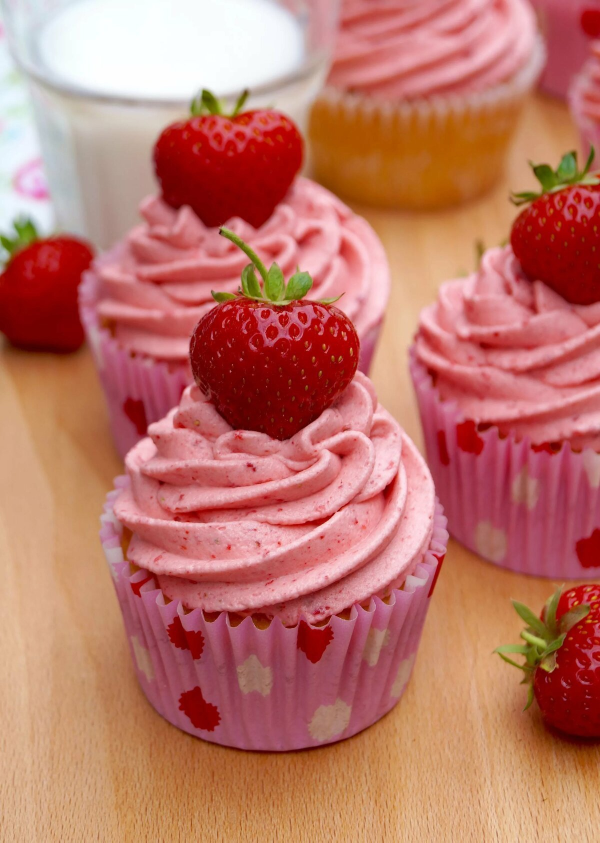
#> input picture lab5/images/strawberrycake.jpg, 1200 x 1685 px (shown at 1/2 size)
$ python lab5_Yur.py
#> lines starting #> are read from the running program, lines starting #| are printed output that depends on the picture; after the words box and inside, x2 and y2 are one past the last pixel; in counts of white or black regions, pixels touching at a corner belong together
# -*- coding: utf-8 -*-
"""
@author: Myata
"""


import sys
sys.path.append('../')
# %matplotlib inline
import matplotlib.pyplot as plt
import cv2 as cv
import numpy as np
from utility import util
from matplotlib import colors
from matplotlib.colors import hsv_to_rgb

"""Загружаем изображение. Преобразуем в модель RGB"""

image = cv.imread('images/strawberrycake.jpg')
#> image is the input picture: shape (1685, 1200, 3); mean B, G, R 104.2, 118, 189.3
image_rgb = cv.cvtColor(image, cv.COLOR_BGR2RGB)
image_hsv = cv.cvtColor(image_rgb, cv.COLOR_RGB2HSV)
#> image_hsv: shape (1685, 1200, 3); mean H, S, V 73.5, 131.6, 190.1
plt.imshow(image_rgb)
plt.show()

#Первый способ:
"""Создаём маску"""

lower_blue = np.array([0,245,100])
upper_blue = np.array([180,255,255])
#lo_square = np.full((10, 10, 3), lower_blue, dtype=np.uint8) / 255.0
#do_square = np.full((10, 10, 3), upper_blue, dtype=np.uint8) / 255.0
'''
plt.subplot(1, 2, 1)
plt.imshow(hsv_to_rgb(lo_square))
plt.subplot(1, 2, 2)
plt.imshow(hsv_to_rgb(do_square))
plt.show()'''

"""Находим на изображении цвета подходящие под маску."""

mask = cv.inRange(image_hsv, lower_blue, upper_blue)
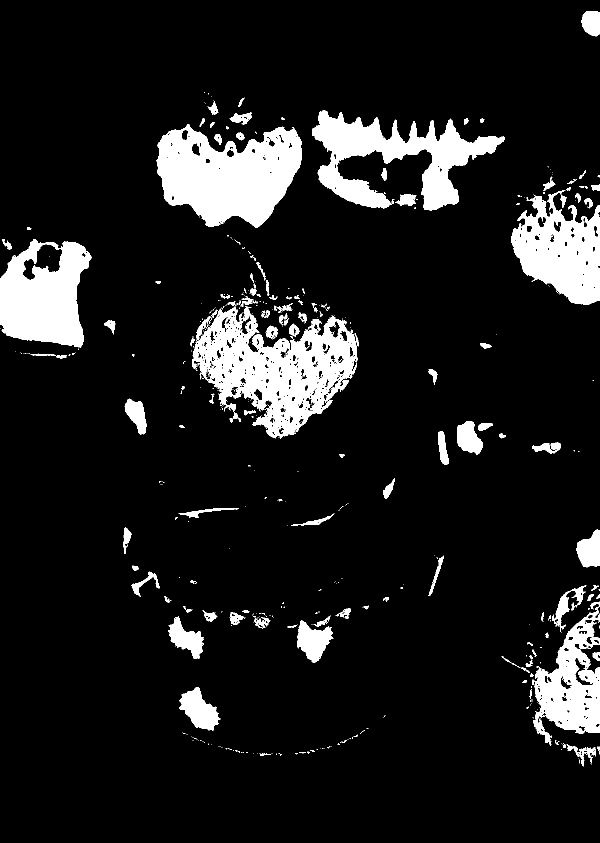
#> mask: shape (1685, 1200) (shown at 1/2 size); 10.9% white; 502 white regions (369 under 20 px), largest, box (x1, y1, x2, y2) and area: (384, 606, 715, 877) 42178, (312, 248, 604, 456) 39957, (624, 220, 1010, 422) 30884
result = cv.bitwise_and(image_rgb, image_rgb, mask=mask)
blur = cv.GaussianBlur(result, (7, 7), 0)

plt.figure(figsize=(15,20))

plt.subplot(1, 3, 1)
plt.xticks([]), plt.yticks([])
plt.imshow(image_rgb)
plt.subplot(1, 3, 2)
plt.xticks([]), plt.yticks([])
plt.imshow(mask, cmap="gray")
plt.subplot(1, 3, 3)
plt.xticks([]), plt.yticks([])
plt.imshow(result)
#plt.imshow(blur)
plt.show()


#Второй способ:
"""Цветовая сегментация"""

def segment_image(image):
    ''' Attempts to segment the whale out of the provided image '''

    # Convert the image into HSV
    hsv_image = cv.cvtColor(image, cv.COLOR_RGB2HSV)

    # Set the blue range
    lower_blue = (0, 0, 0)
    upper_blue = (0, 0, 0)

    # Apply the blue mask
    mask = cv.inRange(hsv_image, lower_blue, upper_blue)
#> mask: shape (1685, 1200); every value is 0

    # Set a white range
    light_white = (0, 245, 100)
    dark_white = (255, 255, 255)

    # Apply the white mask
    mask_white = cv.inRange(hsv_image, light_white, dark_white)

    # Combine the two masks
    final_mask = mask + mask_white
    result = cv.bitwise_and(image, image, mask=final_mask)

    # Clean up the segmentation using a blur
    blur = cv.GaussianBlur(result, (7, 7), 0)
    return blur


result = segment_image(image_rgb)

plt.figure(figsize=(15,20))
plt.subplot(1, 2, 1)
plt.imshow(image_rgb)
plt.subplot(1, 2, 2)
plt.imshow(result)
plt.show()


#Третий способ:

image3 = cv.imread('images/strawberrycake.jpg')
rgb_image3 = cv.cvtColor(image3, cv.COLOR_BGR2RGB)
hsv_image3 = cv.cvtColor(rgb_image3, cv.COLOR_RGB2HSV)
h, s, v = cv.split(hsv_image3)
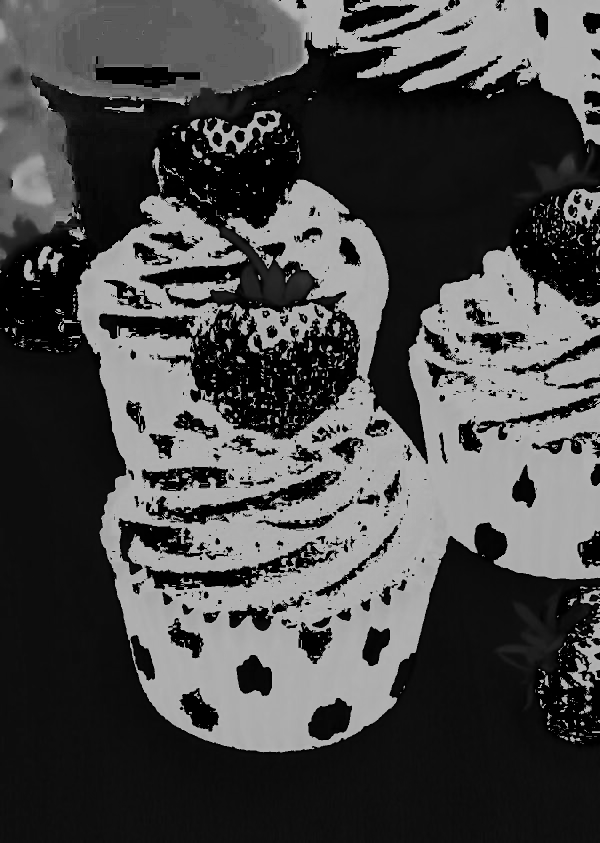
#> h: shape (1685, 1200) (shown at 1/2 size); min 0, max 179, mean 73.5
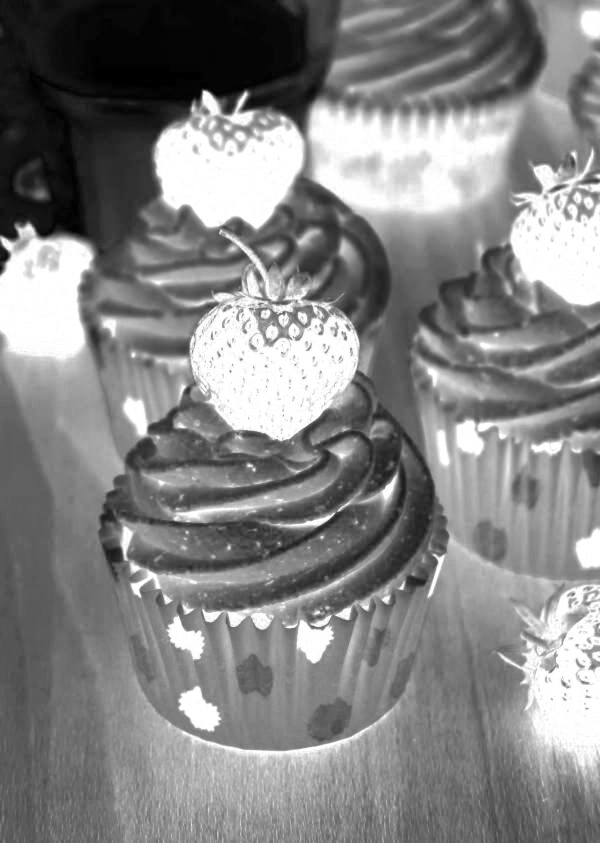
#> s: shape (1685, 1200) (shown at 1/2 size); min 0, max 255, mean 131.6
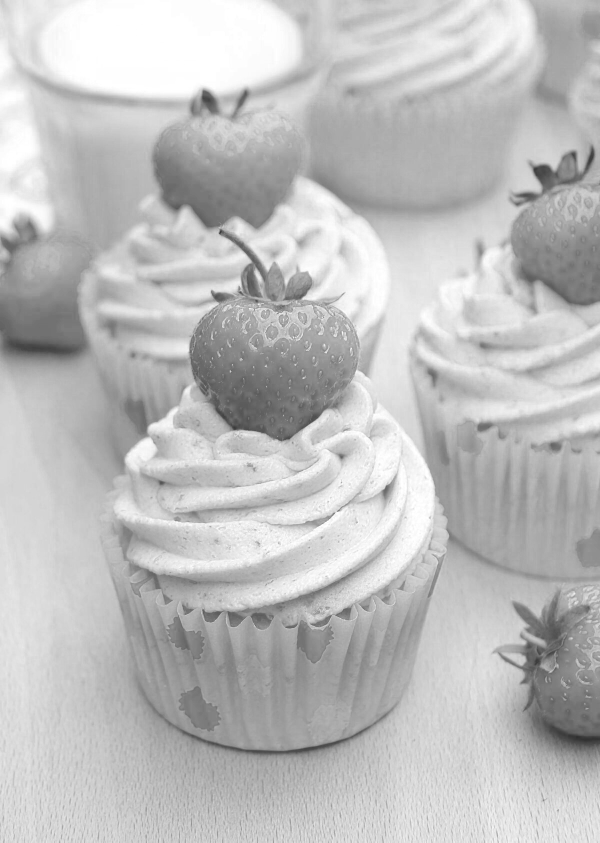
#> v: shape (1685, 1200) (shown at 1/2 size); min 46, max 255, mean 190.1

low_h = 0
high_h = 0.5

mask1 = cv.inRange(h, low_h, high_h)
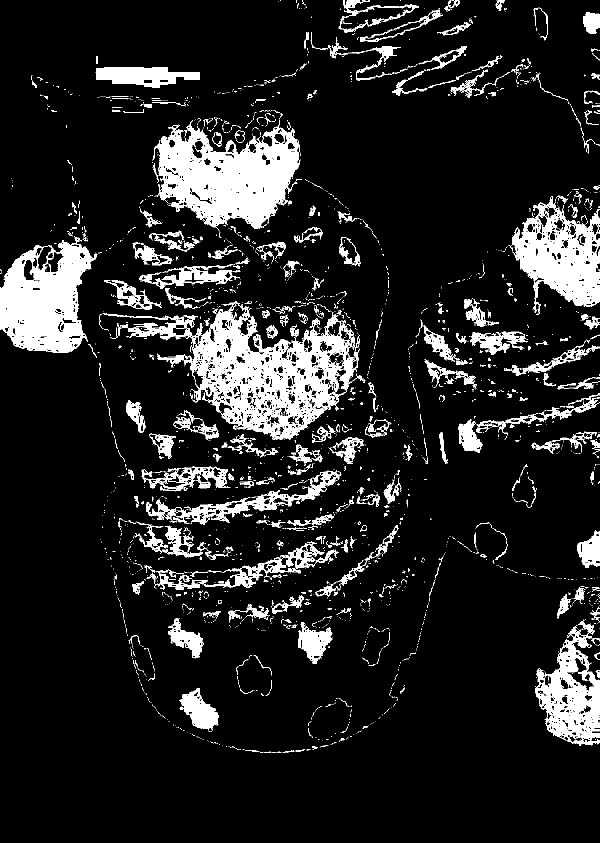
#> mask1: shape (1685, 1200) (shown at 1/2 size); 12.4% white; 2911 white regions (2537 under 20 px), largest, box (x1, y1, x2, y2) and area: (205, 602, 720, 880) 45262, (305, 239, 601, 462) 36742, (0, 474, 193, 706) 27255
result1 = cv.bitwise_and(rgb_image3, rgb_image3, mask=mask1)
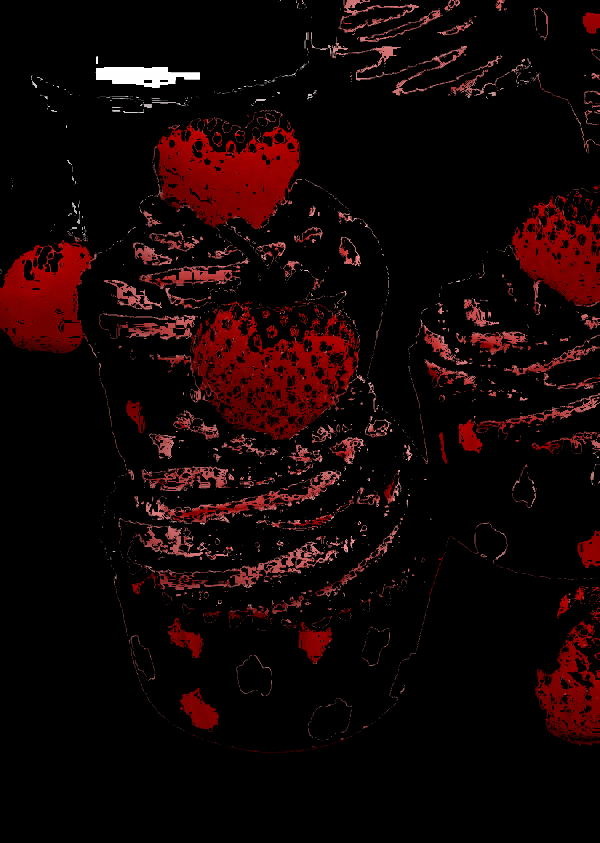
#> result1: shape (1685, 1200, 3) (shown at 1/2 size); mean R, G, B 19.3, 4.6, 4.6

gs = plt.GridSpec(2, 2)
plt.figure(figsize=(10, 8))
plt.subplot(gs[0])
plt.imshow(rgb_image3)
plt.title('Исходное изображение')
plt.xticks([]), plt.yticks([])
plt.subplot(gs[1])
plt.imshow(mask1, cmap='gray')
plt.title('Маска')
plt.xticks([]), plt.yticks([])
plt.subplot(gs[2])
plt.hist(h.reshape(-1), np.max(h), [np.min(h), np.max(h)])
plt.vlines(low_h, 0, 5000, 'r'), plt.vlines(high_h, 0, 5000, 'r')
plt.title('Гистограмма h слоя')
plt.subplot(gs[3])
plt.imshow(result1)
plt.title('Изображение с пикселями выделенного цвета')
plt.show()
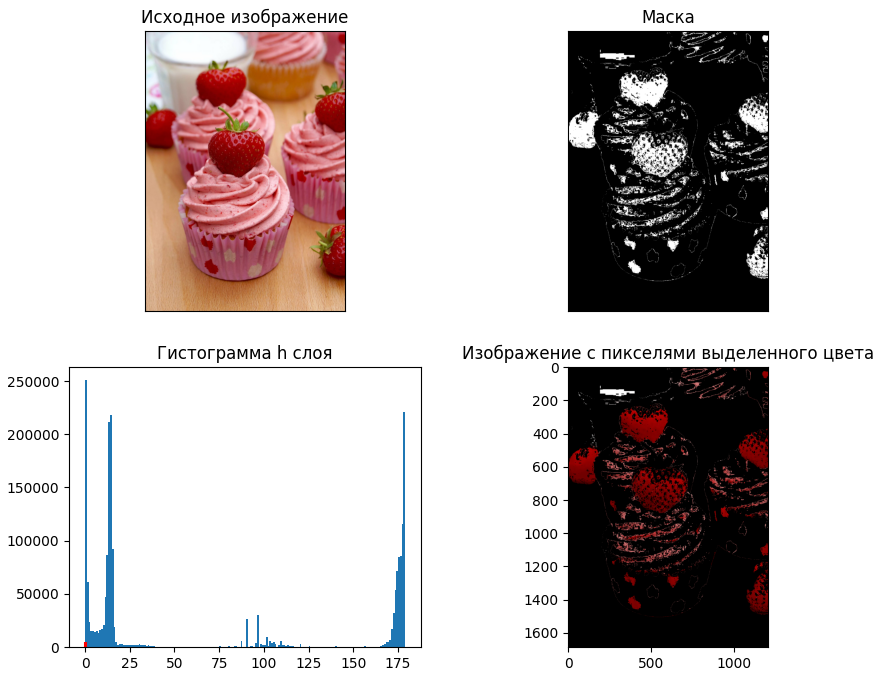
#> figure drawn by matplotlib, 4 panels; panel 3: tallest bar 250731 high, from x = 0 to 1
